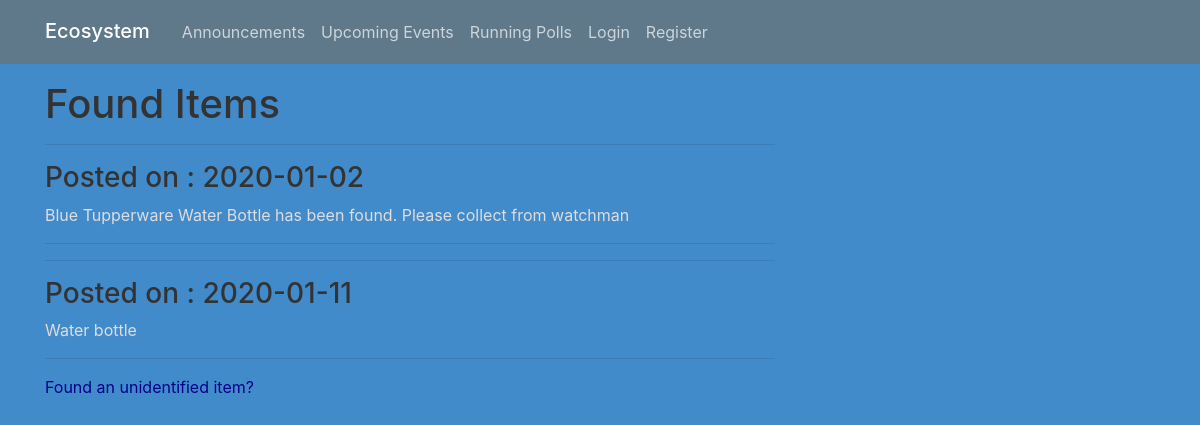
Screenshot of /listfound with the database file from the repository.
### ecosystem/models.py (models this page shows, shortened)
class Item(db.Model):
    id = db.Column(db.Integer, primary_key=True)
    description = db.Column(db.Text)
    date_posted = db.Column(db.DateTime, nullable=False, default=datetime.utcnow())

### ecosystem/routes.py (the view)
@app.route("/listfound")
def listfound():
    items = Item.query.all()
    return render_template('founditems.html', items=items)

### ecosystem/templates/founditems.html
{% extends "layout.html" %}
{% block content %}
    <h1>Found Items</h1>
    {% for item in items %}
        <hr>
        <h3>Posted on : {{ item.date_posted.strftime('%Y-%m-%d') }}</h3>
        <p>{{ item.description }}</p>
        <hr>
    {% endfor %}
    <a href="{{ url_for('reportfound') }}">Found an unidentified item?</a>
{% endblock content %}

### ecosystem/static/main.css (style rules this page uses)
body { background-color: #428bca; color: #333333; margin-top: 5rem; }
h1, h2, h3, h4, h5, h6 { color: #333333; }
a { color: #00008B; }
p { color: #dddddd; }

### rows the page displays
Item: date_posted "2020-01-02", description "Blue Tupperware Water Bottle has been found. Please collect from watchman"
Item: date_posted "2020-01-11", description "Water bottle"
